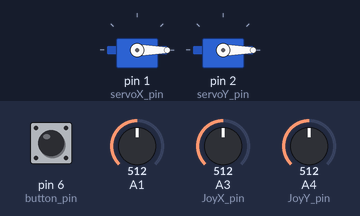
Bench run of a sketch on a simulated Arduino Uno, built with avr-gcc and run on an emulated ATmega328P. On the bench: 2 × servo. Inputs (shaded band) come from the test bench; at power-on: A3 (JoyX_pin) = 512, A4 (JoyY_pin) = 512, pin 6 (button_pin) LOW, A1 = 512.

Above: at 1.2 s.
1.3 s: A3 (JoyX_pin) set to 306
At 2.0 s:
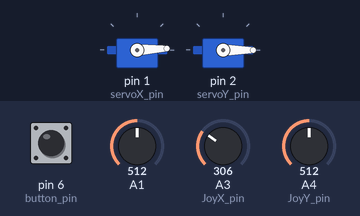
2.8 s: A4 (JoyY_pin) set to 306
At 3.9 s:
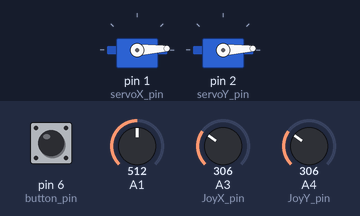
Timing chart, 0 to 5.8 s (numbered marks = the images above; inputs shaded):
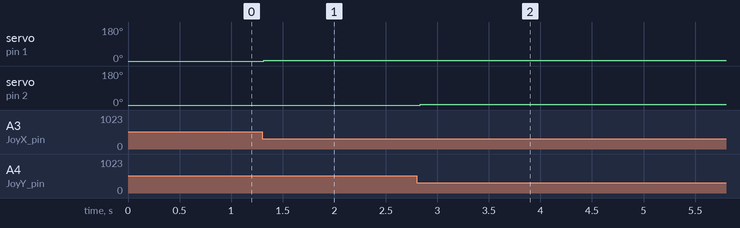

Measured:
- after the input at 1.3 s, servo on pin 1 (servoX_pin): 0° → 3° at once
- after the input at 2.8 s, servo on pin 2 (servoY_pin): 0° → 3° at once

The sketch:

2d_servotest.ino
```cpp
#include <Servo.h>

Servo servo1;
Servo servo2;

int Xpos = 90, Ypos = 90, XposLast = 90, YposLast = 90;

const int servoX_pin = 1;
const int servoY_pin = 2;
const int JoyX_pin = 3;
const int JoyY_pin = 4;
const int laser_pin = 5;
const int button_pin = 6;
const int led_pin = 13;

int button;
int oldBtn = 0;
int switchState = 0;


void setup() {
  servo1.attach(servoX_pin);
  servo2.attach(servoY_pin);
}

void loop() {
  if(analogRead(JoyX_pin < 500) || analogRead(JoyX_pin > 520)||analogRead(JoyY_pin < 500) || analogRead(JoyY_pin > 520)){
    Xpos = analogRead(JoyX_pin);
    Ypos = analogRead(JoyY_pin);
    Xpos = map(Xpos,0,1023,0,180);
    Ypos = map(Ypos,0,1023,0,180);
    Xpos = (90-Xpos)/10;
    Ypos = (90-Ypos)/10;
    XposLast = Xpos;
    YposLast = Ypos;

    if(XposLast<0){
      XposLast = 0;
    }else if(XposLast>180){
      XposLast = 180;
    }else if(YposLast<0){
      YposLast = 0;
    }else if(YposLast>180){
      YposLast = 180;
    }
  }

  servo1.write(XposLast);
  servo2.write(YposLast);

  digitalRead(button_pin);
  if(button && !button){
    if(switchState == 0){
      digitalWrite(laser_pin, HIGH);
      digitalWrite(led_pin, HIGH);
      switchState = 1;
    }else{
      digitalWrite(laser_pin, HIGH);
      digitalWrite(led_pin, HIGH);
      switchState = 0;
    }
    oldBtn = 1;
  }else if(button && !button){
    oldBtn = 0;
  }

  delay(50);
}
```
